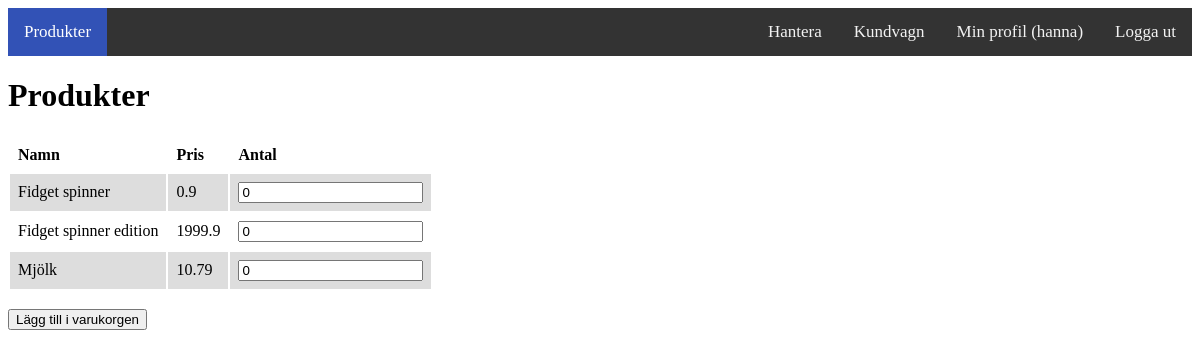
Screenshot of /store.php (signed in) with the database file from the repository.
### tables this page shows
CREATE TABLE Items (
	id				INTEGER NOT NULL AUTO_INCREMENT,
	name			VARCHAR(255) NOT NULL,
	price			FLOAT NOT NULL,
	PRIMARY KEY		(id)
);

### public_html/store.php (the view, shortened to what this page needs)
<?php require 'connect.php' ?>
<?php $items = $conn->query('SELECT * FROM Items'); ?>
<html>
	<?php require_once('header.php'); ?>
	<body>
		<?php require_once('navigationBar.php'); ?>
		<h1>Produkter</h1>
		<form method="post">
			<table>
				<tr>
					<th>Namn</th>
					<th>Pris</th>
					<th>Antal</th>
				</tr>
				<?php foreach($items as $item) { ?>
					<tr>
						<td><?= $item['name'] ?></td>
						<td><?= $item['price'] ?></td>
						<td><input type="number" name="itemIds[<?= $item['id'] ?>]" value=0></td>
					</tr>
				<?php } ?>
			</table>
			<br/>
			<input type="submit" name="add" value="Lägg till i varukorgen">
		</form>
	</body>
</html>

### public_html/css/index.css (style rules this page uses)
td, th { text-align: left; padding: 0.5em; }
tr:nth-child(even) { background-color: #dddddd; }

### rows the page displays
items: name "Fidget spinner", price "0.9"
items: name "Fidget spinner edition", price "1999.9"
items: name "Mjölk", price "10.79"

### other values shown
$_SESSION['username'] "hanna"
